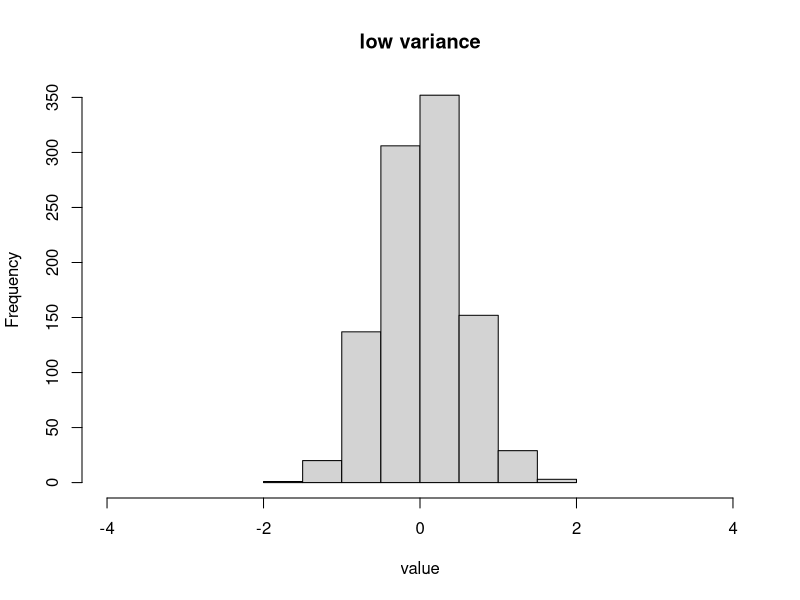
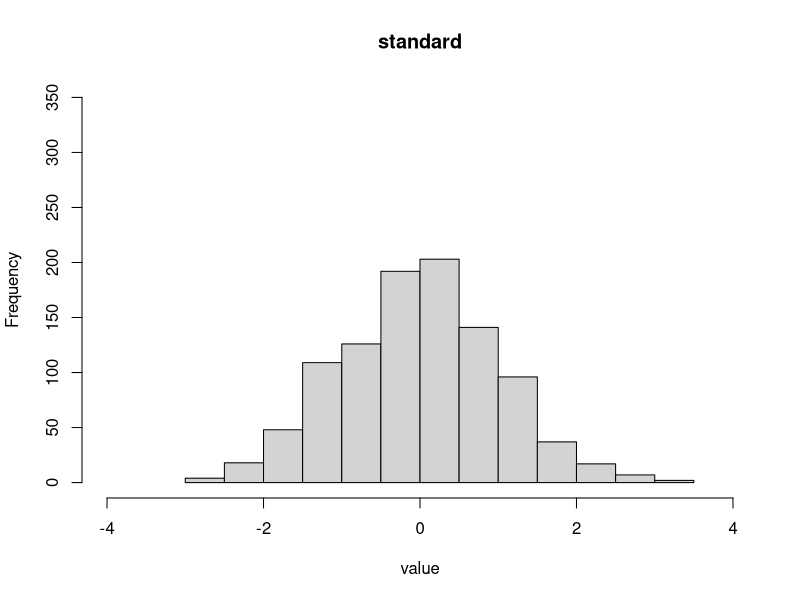
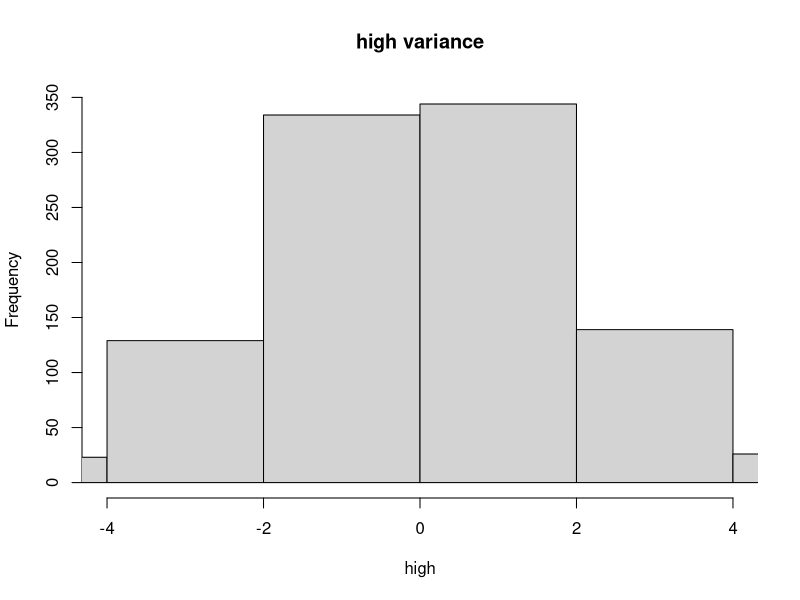
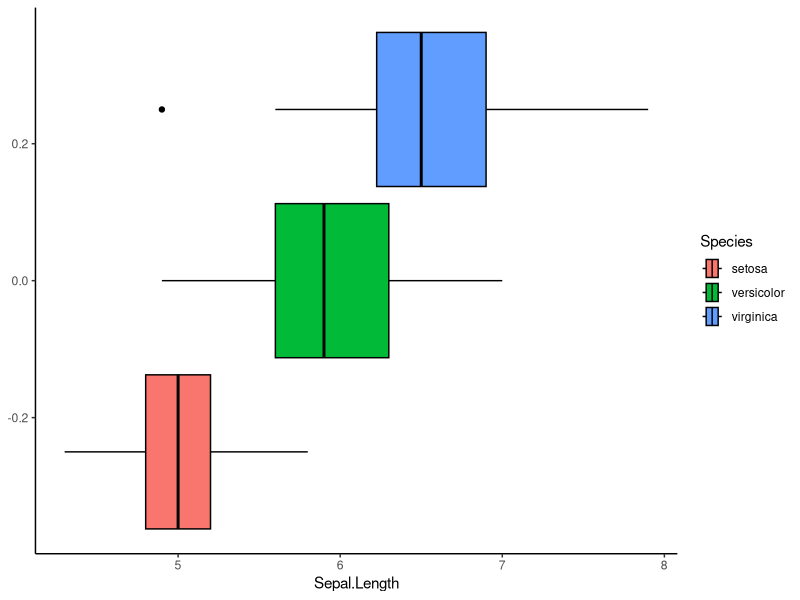
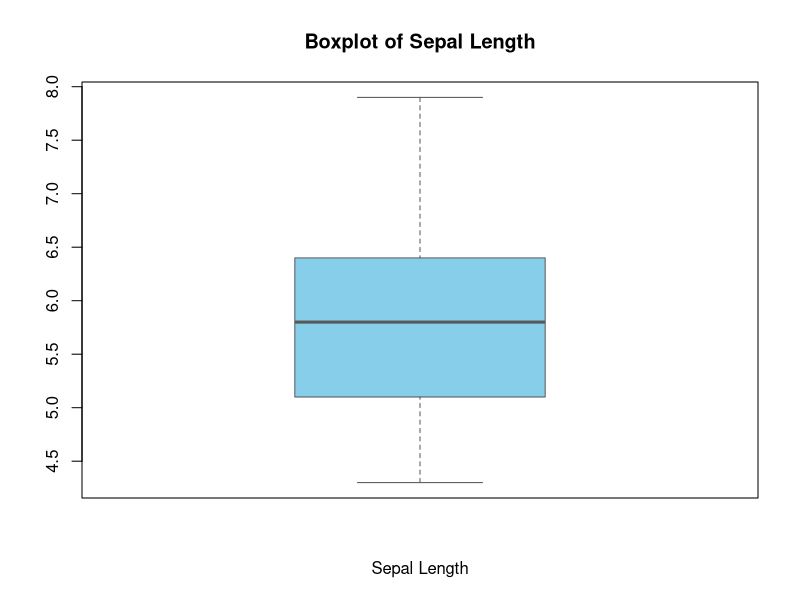
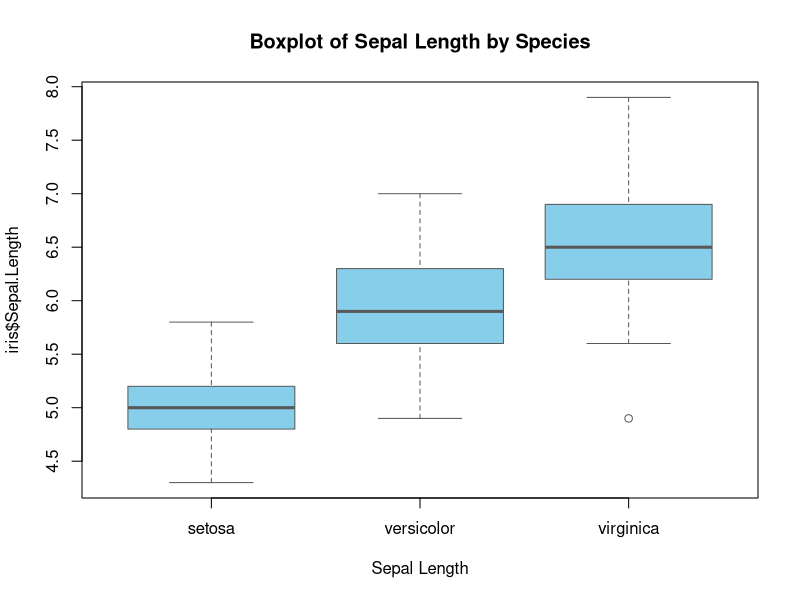

These figures' R source, in order:
## ---- chunk 1

knitr::opts_chunk$set(echo = T)

## ---- chunk 2
#| fig-width: 4.5
#| fig-height: 3.5
#| layout-ncol: 3

hist(x = rnorm(1000, 0, .5),
     main = "low variance",
     xlab = "value",
     xlim = c(-4, 4),
     ylim = c(0, 350),
     breaks = 10)

hist(x = rnorm(1000, 0, 1),
     main = "standard",
     xlab = "value",
     xlim = c(-4, 4),
     ylim = c(0, 350),
     breaks = 10)

hist(x = rnorm(1000, 0, 2),
     main = "high variance",
     xlab = "high",
     xlim = c(-4, 4),
     ylim = c(0, 350),
     breaks = 10)
## ---- chunk 3
testscores <- c(88, 93, 92, 99, 96)
## ---- chunk 4
c(2, 3, 4, 2)

c("Cat", "Dog", "Bird")
## ---- chunk 5
c("Cat", "Dog", 4)
## ---- chunk 6
1:10
## ---- chunk 7
matrix(c(1, 2, 3, 4), nrow = 2)
## ---- chunk 8
matrix(c(1, 2, 3, 4), nrow = 2, byrow = T)
## ---- chunk 9
#| code-line-numbers: false
mymatrix <- matrix(c(0, 1, 2,
                     1, 2, 3,
                     2, 3, 4),
                   nrow = 3, byrow = T)
colnames(mymatrix) <- c("Var1", "Var2", "Var3")
mymatrix
## ---- chunk 10
#| code-line-numbers: false
mymatrix <- matrix(c(0, 1, 2,
                     1, 2, 3,
                     2, 3, 4),
                   nrow = 3, byrow = T,
                   dimnames = list(NULL,
                                   c("Var1", "Var2", "Var3")))
mymatrix
## ---- chunk 11
list(1, 2, "cat")
## ---- chunk 12
list(1:4, c("a", "b"))
## ---- chunk 13
matrix(c("cat", 2, "dog", 2),
       nrow = 2, byrow = T,
       dimnames = list(NULL, c("Pet",
                               "Count")))
## ---- chunk 14
mydataframe <- data.frame(
  pet = c("cat", "dog"),
  count = c(2, 2))
mydataframe
## ---- chunk 15
mydataframe$pet
## ---- chunk 16
myvector <- c(2, 4, 6, 8)

myvector[1]
## ---- chunk 17
myvector[c(1, 2, 3)]

myvector[1:3]
## ---- chunk 18
mymatrix
## ---- chunk 19
mymatrix[1]

mymatrix[4]
## ---- chunk 20
mymatrix[2, ]

mymatrix[3, 2]
## ---- chunk 21
mydataframe
## ---- chunk 22
mydataframe[1]

mydataframe["pet"]

mydataframe$pet
## ---- chunk 23
mydataframe[2, "pet"]
## ---- chunk 24
mydataframe[1:2, "count"]
## ---- chunk 25
data <- data.frame("id" = 1:5,
           "order" = sample(1:3, 5, replace = T),
           "rating" = sample(1:5, 5, replace = T))

data
## ---- chunk 26
data$order <- ifelse(data$order == 1, "Pizza",
                    ifelse(data$order == 2, "Pasta",
                           ifelse(data$order == 3, "Salad", NA)))
data$rating <- ifelse(data$rating == 1, "Very Poor",
                      ifelse(data$rating == 2, "Poor",
                             ifelse(data$rating == 3, "Fair",
                                    ifelse(data$rating == 4, "Good",
                                           ifelse(data$rating == 5, "Excellent", NA)))))

data

## ---- chunk 27
#| code-line-numbers: false
scores <- c(85, 60, 45, 70, 50)
## ---- chunk 28
#| code-line-numbers: false
gender <- c(1, 2, 1, 2, 2)
## ---- chunk 29
#| code-line-numbers: false
# Labeling as Pass/Fail
labels <- ifelse(scores >= 60,
                 "Pass", "Fail")

# Combining into a data frame
data <- data.frame(Scores = scores,
                   Label = labels)

data
## ---- chunk 30
#| code-line-numbers: false
# Creating bins
categories <- cut(scores,
                  breaks = c(0, 50, 70, 100),
                  labels = c("Low", "Medium",
                             "High"))

# Combining into a data frame
data <- data.frame(Scores = scores,
                   Category = categories)

data
## ---- chunk 31
#| code-line-numbers: false
# Converting to factor with labels
gender_labeled <- factor(gender,
                         levels = c(1, 2),
                         labels = c("Male",
                                    "Female"))

# Combine into a data frame
data <- data.frame(gender,
                   gender_labeled)

data
## ---- chunk 32
#| fig-width: 5
#| fig-height: 3
library(ggplot2)

ggplot(iris, aes(x = Sepal.Length, fill = Species)) +
  geom_boxplot(color = "black") +
  theme_classic()

## ---- chunk 33
#| fig-width: 4
#| fig-height: 4
boxplot(iris$Sepal.Length,
     main = "Boxplot of Sepal Length",
     xlab = "Sepal Length",
     border = "gray35",
     col = "skyblue")
## ---- chunk 34
#| fig-width: 4
#| fig-height: 4
boxplot(iris$Sepal.Length ~ iris$Species,
     main = "Boxplot of Sepal Length by Species",
     xlab = "Sepal Length",
     border = "gray35",
     col = "skyblue")
